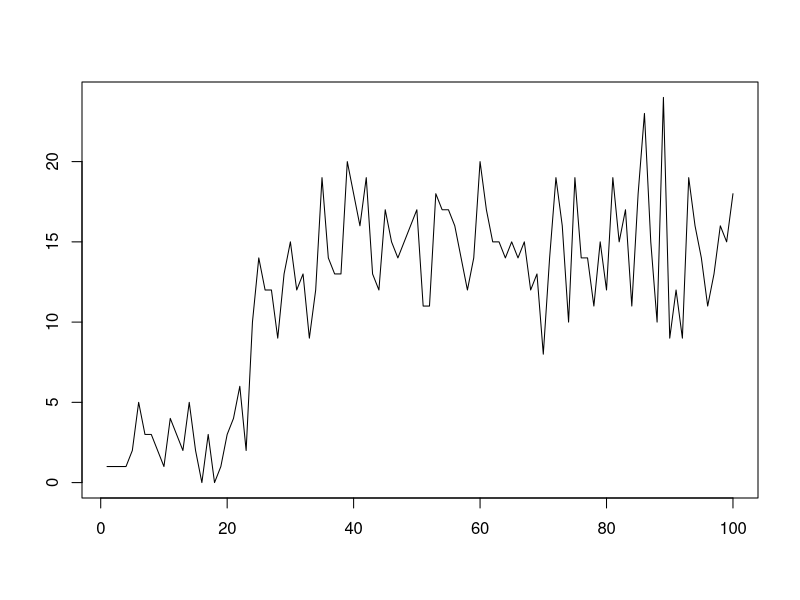
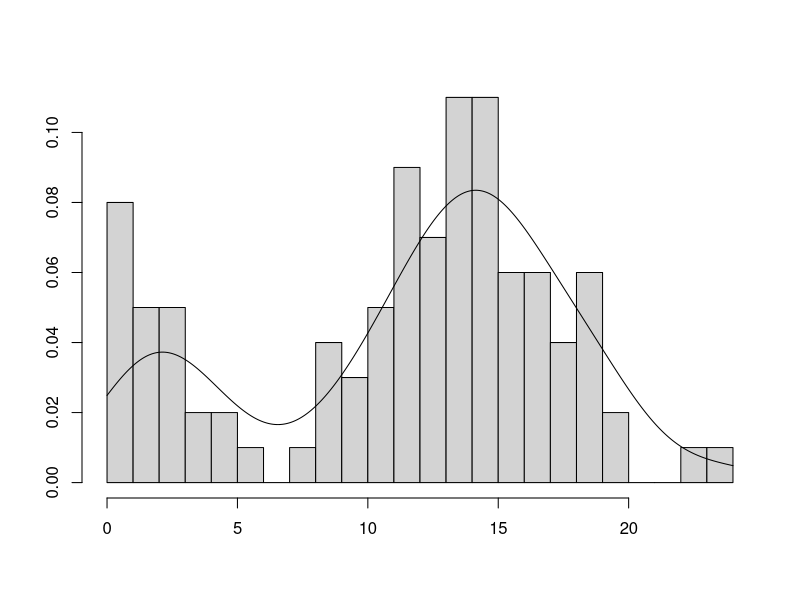

The R source for these figures, in order:
## ---- chunk 1
options(digits = 3)

PlotTsAndDensity <- function (x) {
  #par(mfrow = c(1, 2))
  plot.ts(x, xlab = NULL, ylab = NULL)
  hist(x, breaks=30, freq = F, main=NULL, xlab = NULL, ylab = NULL)
  lines(density(x, na.rm = T, from = 0, to = max(x, na.rm = T)))
}
## ---- chunk 2
lambdas = c(3, 15)
deltas = c(0.3, 0.7)
cdf = cumsum(deltas)
unifvec = runif(100)
d1 = rpois(sum(unifvec < cdf[1]),lambdas[1])
d2 = rpois(sum(unifvec >= cdf[1]),lambdas[2])
x = c(d1,d2) 
## ---- chunk 3
PlotTsAndDensity(x)
## ---- chunk 4
logit <- function(delta2) log(delta2/(1-delta2))

eta = log(lambdas)
tau = logit(deltas[2])
## ---- chunk 5
invlogit <- function(tau) exp(tau)/(1+exp(tau))

lambdas = exp(eta)
delta2 = invlogit(tau)
delta1 = 1 - delta2
## ---- chunk 6
f <- function(theta,data) {
  eta <- theta[1:2]
  tau <- theta[3]
  lambdas = exp(eta) 
  delta2 = invlogit(tau)
  delta1 = 1-delta2

  L = delta1*dpois(data,lambdas[1]) + delta2*dpois(data,lambdas[2])
  -sum(log(L))
}

#use the 25% and 75%  quantiles of the data as a guess for lambdas
quantiles <- quantile(x)
lambdaGuess = c(quantiles[2],quantiles[4]) 

deltaGuess = 0.1

# Optimize using nlm
theta <- c(log(lambdaGuess), logit(deltaGuess))
res = nlm(f, theta, data = x)

# Back transform results
lambda1Hat = exp(res$estimate[1])
lambda2Hat = exp(res$estimate[2])

delta2Hat = invlogit(res$estimate[3])
delta1Hat = 1-delta2Hat
